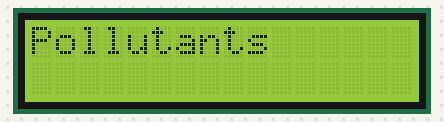
The sketch below on a simulated Arduino Uno, built with avr-gcc and run on an emulated ATmega328P. Parts: 16×2 character LCD.

Above: at 0.1 s.
At 3.1 s:
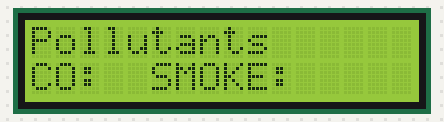
At 6.2 s:
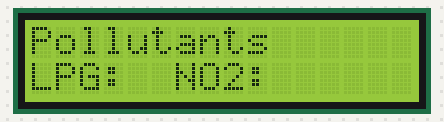
At 9.2 s:
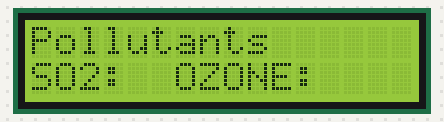

The sketch:

LCD.ino
```cpp
#include <Wire.h>
#include <LiquidCrystal_I2C.h> // Using version 1.2.1

// The LCD constructor - address shown is 0x27 - may or may not be correct for yours
// Also based on YWRobot LCM1602 IIC V1
LiquidCrystal_I2C lcd(0x27, 2, 1, 0, 4, 5, 6, 7, 3, POSITIVE);

void setup()
{

  lcd.begin(16, 2); // sixteen characters across - 2 lines
  //lcd.backlight();
  lcd.setCursor(0, 0);
  lcd.print("Pollutants");

}


void loop()
{
  // first character - 1st line
  lcd.setCursor(0, 0);
  lcd.print("Pollutants");
  // 8th character - 2nd line

  delay(3000);
  lcd.setCursor(0, 1);
  lcd.print("CO:  SMOKE: ");

  delay(3000);
  lcd.setCursor(0, 1);
  lcd.print("LPG:  NO2: ");

  delay(3000);
  lcd.setCursor(0, 1);
  lcd.print("SO2:  OZONE: ");
}
```

Measured:
- by itself, everything shown: repeats every 9.0 s, in 3 steps
- what the display in image 1 shows lasts 3.0 s, from 3.1 s to 6.1 s
